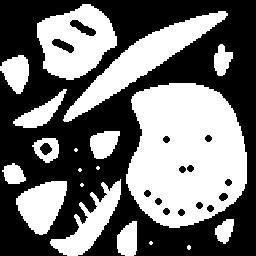
%> input picture S8/TNI/Traitement d'images/Cours/TD distance/td5/Morpho.tif, 256 x 256 px
$ octave --eval "result = median(imread('Morpho.tif'));"   (GNU Octave 9; MATLAB toolbox functions it lacks are replaced by stand-ins)
%> lines starting %> are read from the running program, lines starting %| are printed output that depends on the picture; in (x1, y1, x2, y2) boxes, pixels count from 0 and x2, y2 are one past the last pixel; in counts of white or black regions, pixels touching at a corner belong together; the program's own positions count from 1
function [I_med] = median(I)

[row col] = size(I);
%> row = 256; col = 256
I_med = I;
%> I_med is the input picture: size 256x256 uint8; values 1 (black) and 255 (white), 45.2% white; 19 white regions (6 under 20 px), largest, box (x1, y1, x2, y2) and area: (126, 83, 247, 228) 13412, (63, 11, 228, 122) 4332, (37, 4, 117, 80) 3856
Z = imnoise(I_med,'salt & pepper')
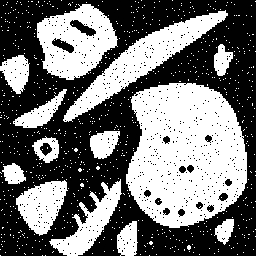
%> Z: size 256x256 uint8; min 0, max 255, mean 116.3
voisin = zeros(3,3);
for i = 2:row-1
    for j = 2:col-1
    voisin = [I_med(i-1,j-1) I_med(i-1,j) I_med(i-1,j+1)...
        I_med(i,j-1) I_med(i,j) I_med(i,j+1)...
        I_med(i+1,j-1) I_med(i+1,j) I_med(i+1,j+1)];
   Res = sort(double(voisin(:)));
   J(i,j) = Res(5);
    end

end
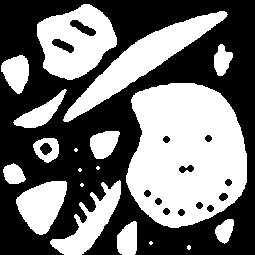
%> J: size 255x255 double; min 0, max 255, mean 116.4
J(1,:) = J(2,:);
%> J: size 255x255 double; 0.39% of pixels changed, all inside (x1, y1, x2, y2) = (1, 0, 255, 1)
J(col,:) = J(col-1);
%> J: size 256x255 double
J(:,1) = J(:,2);
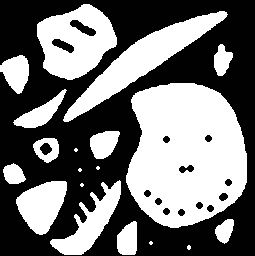
%> J: size 256x255 double; min 0, max 255, mean 115.9; mean of the top-left, top-right, bottom-left and bottom-right quarters 109.9, 111.2, 85, 157.4
J(:,row) = J(:,row-1);
%> J: size 256x256 double
figure(1); imshow(uint8(Z))
figure(2); imshow(uint8(J))
%> after `imshow(uint8(J))`:
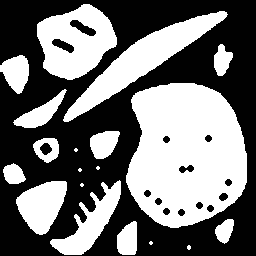
%> displayed picture: size 256x256, on the screen's scale of 0 to 255; min 0, max 255, mean 115.5; mean of the top-left, top-right, bottom-left and bottom-right quarters 109.7, 110.6, 85, 156.7
figure(3); imshow(uint8(I_med))

end
